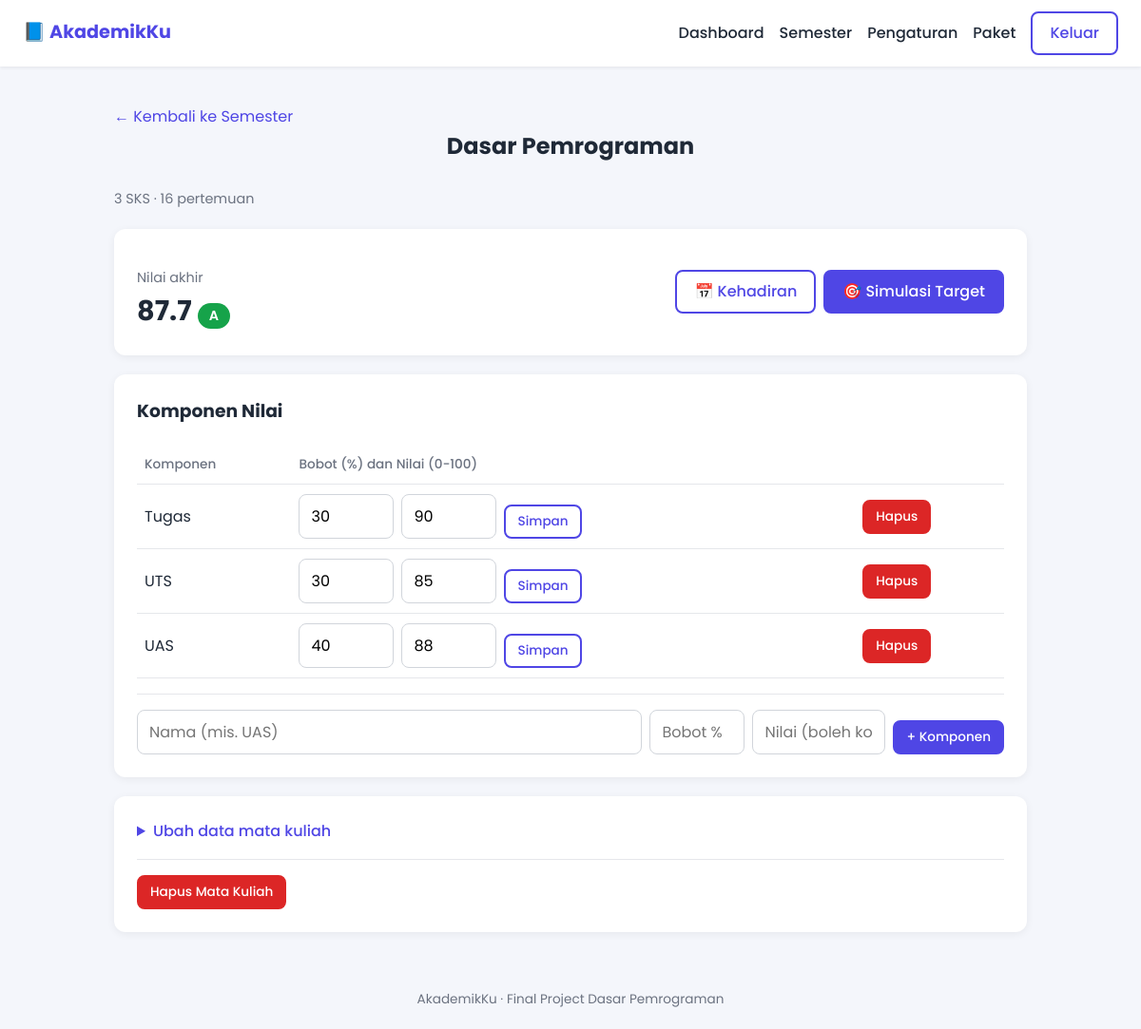
Page /matkul/5 (signed in) on the committed database.
### tables this page shows
CREATE TABLE matkul (
            id INTEGER PRIMARY KEY AUTOINCREMENT,
            semester_id INTEGER NOT NULL,
            nama TEXT NOT NULL,
            sks INTEGER NOT NULL,
            total_pertemuan INTEGER NOT NULL,
            target_grade TEXT,
            FOREIGN KEY (semester_id) REFERENCES semester(id) ON DELETE CASCADE
        );

CREATE TABLE komponen (
            id INTEGER PRIMARY KEY AUTOINCREMENT,
            matkul_id INTEGER NOT NULL,
            nama TEXT NOT NULL,
            bobot REAL NOT NULL,
            nilai REAL,
            FOREIGN KEY (matkul_id) REFERENCES matkul(id) ON DELETE CASCADE
        );

### app.py (the view)
@app.route("/matkul/<int:matkul_id>")
def matkul_detail(matkul_id):
    user_id = ambil_user_id()
    if user_id is None:
        return alihkan_ke_login()
    koneksi = database.buka_koneksi()
    try:
        matkul = ambil_matkul_milik(koneksi, matkul_id, user_id)
        skala, batas_hadir = database.baca_pengaturan(koneksi, user_id)
        komponen = ambil_komponen_matkul(koneksi, matkul_id)
        ringkasan = ringkas_matkul(koneksi, matkul, skala)
        total_bobot = logika.hitung_total_bobot(ubah_ke_tuple(komponen))
    finally:
        koneksi.close()
    return render_template(
        "matkul_detail.html",
        matkul=matkul, komponen=komponen, r=ringkasan, total_bobot=total_bobot,
    )

### app.py (called while the page is built)
def ambil_user_id():
    return session.get("user_id")

def ambil_matkul_milik(koneksi, matkul_id, user_id):
    matkul = koneksi.execute(
        "SELECT m.* FROM matkul m "
        "JOIN semester s ON m.semester_id = s.id "
        "WHERE m.id = ? AND s.user_id = ?",
        (matkul_id, user_id),
    ).fetchone()
    if matkul is None:
        abort(404)
    return matkul

def ambil_komponen_matkul(koneksi, matkul_id):
    return koneksi.execute(
        "SELECT id, nama, bobot, nilai FROM komponen WHERE matkul_id = ? ORDER BY id",
        (matkul_id,),
    ).fetchall()

def ubah_ke_tuple(baris_komponen):
    return [(k["nama"], k["bobot"], k["nilai"]) for k in baris_komponen]

def ringkas_matkul(koneksi, matkul, skala):
    daftar = ubah_ke_tuple(ambil_komponen_matkul(koneksi, matkul["id"]))
    poin, bobot_terisi = logika.hitung_nilai_akhir(daftar)
    huruf, bobot_grade = logika.tentukan_grade(poin, skala)
    return {
        "matkul": matkul,
        "nilai": poin,
        "huruf": huruf,
        "bobot_grade": bobot_grade,
        "warna": logika.tentukan_warna_grade(bobot_grade),
        "bobot_terisi": bobot_terisi,
        "final": round(bobot_terisi, 2) == 100,  # semua komponen sudah bernilai
    }

### database.py (called while the page is built)
def buka_koneksi():
    koneksi = sqlite3.connect(konfigurasi.NAMA_DATABASE)
    koneksi.row_factory = sqlite3.Row
    koneksi.execute("PRAGMA foreign_keys = ON")
    return koneksi

def baca_pengaturan(koneksi, user_id):
    baris = koneksi.execute(
        "SELECT batas_hadir_persen, skala_grade_json FROM pengaturan "
        "WHERE user_id = ?",
        (user_id,),
    ).fetchone()
    skala = [tuple(item) for item in json.loads(baris["skala_grade_json"])]
    return skala, baris["batas_hadir_persen"]

### logika.py (called while the page is built)
def hitung_total_bobot(daftar_komponen):
    total = 0
    for nama, bobot, nilai in daftar_komponen:
        total += bobot
    return total

def tentukan_warna_grade(bobot_grade):
    if bobot_grade >= 3.5:
        return "hijau"
    elif bobot_grade >= 2.5:
        return "biru"
    elif bobot_grade >= 1.5:
        return "kuning"
    else:
        return "merah"

def hitung_nilai_akhir(daftar_komponen):
    total_poin = 0.0
    bobot_terisi = 0
    for nama, bobot, nilai in daftar_komponen:
        if nilai is not None:
            total_poin += bobot * nilai / 100
            bobot_terisi += bobot
    return round(total_poin, 2), bobot_terisi

### templates/matkul_detail.html (shortened to what this page needs)
{% extends "base.html" %}
{% block isi %}
<section class="bagian lebar">
    <a href="{{ url_for('halaman_semester') }}">&larr; Kembali ke Semester</a>
    <h2 class="rata-kiri">{{ matkul['nama'] }}</h2>
    <p class="catatan rata-kiri">{{ matkul['sks'] }} SKS &middot; {{ matkul['total_pertemuan'] }} pertemuan
        {% if matkul['target_grade'] %}&middot; Target: <strong>{{ matkul['target_grade'] }}</strong>{% endif %}</p>
    <div class="kartu jarak">
        <div class="judul-bar">
            <div>
                <p class="catatan rata-kiri">{% if r.final %}Nilai akhir{% else %}Nilai sementara{% endif %}</p>
                <p class="angka-besar">{{ '%g'|format(r.nilai) }}
                    {% if r.bobot_terisi > 0 %}<span class="badge badge-{{ r.warna }}">{{ r.huruf }}</span>{% endif %}
                </p>
            </div>
            <div class="form-baris">
                <a href="{{ url_for('halaman_kehadiran', matkul_id=matkul['id']) }}" class="tombol tombol-garis">📅 Kehadiran</a>
                <a href="{{ url_for('simulasi', matkul_id=matkul['id']) }}" class="tombol">🎯 Simulasi Target</a>
            </div>
        </div>
    </div>
    <div class="kartu jarak">
        <h3>Komponen Nilai</h3>
        {% if komponen %}
        <div class="gulung">
        <table class="tabel">
            <thead><tr><th>Komponen</th><th>Bobot (%) dan Nilai (0-100)</th><th></th></tr></thead>
            <tbody>
            {% for k in komponen %}
                <tr>
                    <td>{{ k['nama'] }}</td>
                    <td>
                        <form method="post" action="{{ url_for('komponen_ubah', komponen_id=k['id']) }}" class="form-baris">
                            <input type="text" name="bobot" value="{{ '%g'|format(k['bobot']) }}" class="kecil" required>
                            <input type="text" name="nilai" class="kecil" placeholder="kosong"
                                value="{% if k['nilai'] is not none %}{{ '%g'|format(k['nilai']) }}{% endif %}">
                            <button type="submit" class="tombol tombol-kecil tombol-garis">Simpan</button>
                        </form>
                    </td>
                    <td>
                        <form method="post" action="{{ url_for('komponen_hapus', komponen_id=k['id']) }}"
                            data-konfirmasi="Hapus komponen {{ k['nama'] }}?">
                            <button type="submit" class="tombol tombol-kecil tombol-bahaya">Hapus</button>
                        </form>
                    </td>
                </tr>
            {% endfor %}
            </tbody>
        </table>
        </div>
        {% else %}
        <p class="catatan">Belum ada komponen. Contoh: Tugas 30%, UTS 30%, UAS 40%.</p>
        {% endif %}
        <form method="post" action="{{ url_for('komponen_tambah', matkul_id=matkul['id']) }}" class="form-baris pembatas">
            <input type="text" name="nama" placeholder="Nama (mis. UAS)" required>
            <input type="text" name="bobot" placeholder="Bobot %" required class="kecil">
            <input type="text" name="nilai" placeholder="Nilai (boleh kosong)" class="sedang">
            <button type="submit" class="tombol tombol-kecil">+ Komponen</button>
        </form>
    </div>
    <div class="kartu jarak">
        <details>
            <summary>Ubah data mata kuliah</summary>
        </details>
        <form method="post" action="{{ url_for('matkul_hapus', matkul_id=matkul['id']) }}"
              data-konfirmasi="Hapus mata kuliah ini beserta nilai dan kehadirannya?" class="pembatas">
            <button type="submit" class="tombol tombol-kecil tombol-bahaya">Hapus Mata Kuliah</button>
        </form>
    </div>
</section>
{% endblock %}

### static/css/style.css (style rules this page uses)
:root { --primer: #4f46e5; --primer-gelap: #4338ca; --hijau: #16a34a; --kuning: #d97706; --merah: #dc2626; --latar: #f4f6fb; --teks: #1f2937; --abu: #6b7280; --putih: #ffffff; }
* { box-sizing: border-box; margin: 0; padding: 0; }
body { font-family: "Poppins", sans-serif; background: var(--latar); color: var(--teks); line-height: 1.6; min-height: 100vh; display: flex; flex-direction: column; }
a { color: var(--primer); text-decoration: none; }
.tombol { display: inline-block; background: var(--primer); color: var(--putih); padding: 8px 18px; border: 2px solid var(--primer); border-radius: 8px; font-family: inherit; font-weight: 500; cursor: pointer; }
.tombol-garis { background: transparent; color: var(--primer); }
.bagian { max-width: 960px; margin: 0 auto; padding: 40px 20px; }
.bagian h2 { text-align: center; margin-bottom: 24px; }
.kartu { background: var(--putih); border-radius: 12px; padding: 24px; box-shadow: 0 2px 8px rgba(0, 0, 0, 0.06); }
.kartu h3 { margin-bottom: 8px; }
.catatan { color: var(--abu); font-size: 0.9rem; text-align: center; margin-top: 16px; }
input { width: 100%; padding: 10px 12px; border: 1px solid #d1d5db; border-radius: 8px; font-family: inherit; font-size: 1rem; }
.lebar { max-width: 1000px; }
.rata-kiri { text-align: left; }
.jarak { margin-top: 20px; }
.pembatas { margin-top: 16px; padding-top: 16px; border-top: 1px solid #e5e7eb; }
.judul-bar { display: flex; justify-content: space-between; align-items: center; flex-wrap: wrap; gap: 12px; }
.form-baris { display: flex; gap: 8px; flex-wrap: wrap; align-items: flex-end; }
.form-baris input, .form-baris select { width: auto; min-width: 140px; flex: 1; }
.form-baris input.kecil { min-width: 80px; max-width: 110px; flex: 0 1 100px; }
.form-baris input.sedang { min-width: 120px; max-width: 160px; flex: 0 1 140px; }
.tombol-kecil { padding: 6px 12px; font-size: 0.85rem; }
.tombol-bahaya { background: var(--merah); border-color: var(--merah); }
.gulung { overflow-x: auto; }
.tabel { width: 100%; border-collapse: collapse; margin-top: 12px; }
.tabel th, .tabel td { padding: 10px 8px; text-align: left; border-bottom: 1px solid #e5e7eb; }
.tabel th { font-size: 0.85rem; color: var(--abu); font-weight: 500; }
.badge { display: inline-block; padding: 2px 12px; border-radius: 999px; color: var(--putih); font-weight: 600; font-size: 0.9rem; }
.badge-hijau { background: var(--hijau); }
.angka-besar { font-size: 1.8rem; font-weight: 700; }
details summary { cursor: pointer; color: var(--primer); font-weight: 500; }
.tabel input { max-width: 130px; }
.kartu { transition: box-shadow 0.2s; }

### rows in the picture
matkul: nama "Dasar Pemrograman", sks "3", total_pertemuan "16"
komponen: nama "Tugas", bobot "30", nilai "90"
komponen: nama "UTS", bobot "30", nilai "85"
komponen: nama "UAS", bobot "40", nilai "88"

### other values in the picture
{{ '%g'|format(r.nilai) }} "87.7"
{{ r.huruf }} "A"
